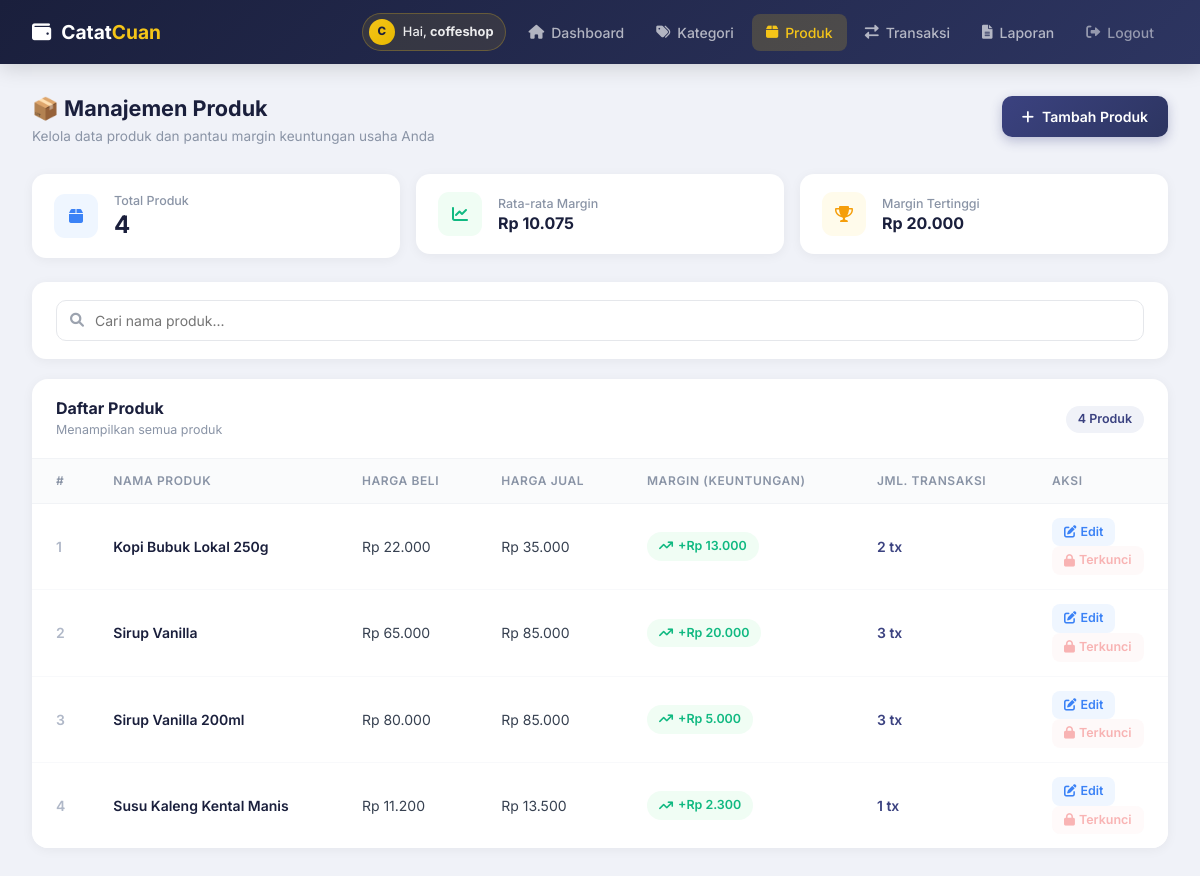
Page /produk.php (signed in) on the committed database.
### tables this page shows
CREATE TABLE `tb_produk` (
  `id_produk` int NOT NULL,
  `id_user` int NOT NULL,
  `nama_produk` varchar(150) NOT NULL,
  `harga_beli` int NOT NULL DEFAULT '0',
  `harga_jual` int NOT NULL DEFAULT '0',
  `created_at` timestamp NOT NULL DEFAULT CURRENT_TIMESTAMP
);

### koneksi.php (called while the page is built, shortened)
<?php
function formatRupiah(int $nominal): string
{
    return 'Rp ' . number_format($nominal, 0, ',', '.');
}
?>

### produk.php (the view, shortened to what this page needs)
<?php
require_once 'koneksi.php';
$stmtPrd = $pdo->prepare(
    "SELECT p.*, COUNT(t.id_transaksi) AS jml_transaksi
     FROM tb_produk p
     LEFT JOIN tb_transaksi t ON p.id_produk = t.id_produk AND t.id_user = ?
     WHERE p.id_user = ?
     GROUP BY p.id_produk
     ORDER BY p.nama_produk"
);
$stmtPrd->execute([$_SESSION['id_user'], $_SESSION['id_user']]);
$produkList = $stmtPrd->fetchAll();
$totalProduk = count($produkList);
$sumMargin = 0;
$marginMax = 0;
foreach ($produkList as $p) {
    $m = $p['harga_jual'] - $p['harga_beli'];
    $sumMargin += $m;
    if ($m > $marginMax)
        $marginMax = $m;
}
$rataMargin = $totalProduk > 0 ? (int) ($sumMargin / $totalProduk) : 0;
?>
<!DOCTYPE html>
<html lang="id">
<head>
    <link href="https://cdn.jsdelivr.net/npm/bootstrap@5.3.0/dist/css/bootstrap.min.css" rel="stylesheet">
    <link rel="stylesheet" href="https://cdnjs.cloudflare.com/ajax/libs/font-awesome/6.0.0/css/all.min.css">
</head>
<body>
    <nav class="navbar-custom" id="mainNav">
        <a href="index.php" class="navbar-brand-text">
            <i class="fas fa-wallet"></i> <span>Catat<span class="cuan">Cuan</span></span>
        </a>
        <div class="navbar-nav-links" id="navLinks">
            <div class="nav-user-pill">
                <div class="nav-user-avatar"><?= strtoupper(substr($_SESSION['nama_toko'] ?? 'U', 0, 1)) ?></div>
                <span>Hai, <strong><?= htmlspecialchars(explode(' ', trim($_SESSION['nama_toko'] ?? 'User'))[0]) ?></strong></span>
            </div>
            <a href="dashboard.php"><i class="fas fa-home"></i> Dashboard</a>
            <a href="kategori.php"><i class="fas fa-tags"></i> Kategori</a>
            <a href="produk.php" class="active"><i class="fas fa-box"></i> Produk</a>
            <a href="transaksi.php"><i class="fas fa-exchange-alt"></i> Transaksi</a>
            <a href="laporan.php"><i class="fas fa-file-alt"></i> Laporan</a>
            <a href="logout.php" style="color:rgba(255,255,255,0.5);" title="Logout"><i class="fas fa-sign-out-alt"></i> Logout</a>
        </div>
    </nav>
    <div class="page-wrapper">
        <div class="page-header">
            <div>
                <h4>📦 Manajemen Produk</h4>
                <p>Kelola data produk dan pantau margin keuntungan usaha Anda</p>
            </div>
            <button class="btn-action primary" onclick="openModal()" id="btnTambah">
                <i class="fas fa-plus"></i> Tambah Produk
            </button>
        </div>
        <div class="row g-3 mb-4">
            <div class="col-md-4">
                <div class="stat-mini">
                    <div class="stat-mini-icon blue"><i class="fas fa-box"></i></div>
                    <div>
                        <div class="stat-mini-label">Total Produk</div>
                        <div class="stat-mini-value"><?= $totalProduk ?></div>
                    </div>
                </div>
            </div>
            <div class="col-md-4">
                <div class="stat-mini">
                    <div class="stat-mini-icon green"><i class="fas fa-chart-line"></i></div>
                    <div>
                        <div class="stat-mini-label">Rata-rata Margin</div>
                        <div class="stat-mini-value small"><?= formatRupiah($rataMargin) ?></div>
                    </div>
                </div>
            </div>
            <div class="col-md-4">
                <div class="stat-mini">
                    <div class="stat-mini-icon yellow"><i class="fas fa-trophy"></i></div>
                    <div>
                        <div class="stat-mini-label">Margin Tertinggi</div>
                        <div class="stat-mini-value small"><?= formatRupiah($marginMax) ?></div>
                    </div>
                </div>
            </div>
        </div>
        <div class="search-card">
            <div class="search-wrap">
                <i class="fas fa-search"></i>
                <input type="text" class="search-input" id="searchInput" placeholder="Cari nama produk..."
                    oninput="filterTable()">
            </div>
        </div>
        <div class="table-card">
            <div class="table-card-header">
                <div>
                    <h6>Daftar Produk</h6>
                    <p id="tableSubtitle">Menampilkan semua produk</p>
                </div>
                <span class="count-badge" id="countBadge"><?= $totalProduk ?> Produk</span>
            </div>
            <div class="table-responsive">
                <table class="table" id="produkTable">
                    <thead>
                        <tr>
                            <th style="width:50px;">#</th>
                            <th>Nama Produk</th>
                            <th>Harga Beli</th>
                            <th>Harga Jual</th>
                            <th>Margin (Keuntungan)</th>
                            <th>Jml. Transaksi</th>
                            <th style="width:140px;">Aksi</th>
                        </tr>
                    </thead>
                    <tbody id="produkBody">
                        <?php if (empty($produkList)): ?>
                            <tr>
                                <td colspan="7" class="text-center" style="padding:60px;color:#9ca3af;">
                                    <i class="fas fa-box"
                                        style="font-size:2.5rem;display:block;margin-bottom:12px;color:#d1d5db;"></i>
                                    Belum ada produk. Klik "+ Tambah Produk" untuk mulai.
                                </td>
                            </tr>
                        <?php else: ?>
                            <?php foreach ($produkList as $i => $p): ?>
                                <?php $margin = $p['harga_jual'] - $p['harga_beli']; ?>
                                <tr data-nama="<?= strtolower(htmlspecialchars($p['nama_produk'])) ?>">
                                    <td style="color:#b0b8c8;font-weight:600;"><?= $i + 1 ?></td>
                                    <td><span
                                            style="font-weight:600;color:#1a1f3c;"><?= htmlspecialchars($p['nama_produk']) ?></span>
                                    </td>
                                    <td><?= formatRupiah($p['harga_beli']) ?></td>
                                    <td><?= formatRupiah($p['harga_jual']) ?></td>
                                    <td>
                                        <span class="margin-badge <?= $margin >= 0 ? 'positif' : 'negatif' ?>">
                                            <i
                                                class="fas <?= $margin >= 0 ? 'fa-arrow-trend-up' : 'fa-arrow-trend-down' ?>"></i>
                                            <?= ($margin >= 0 ? '+' : '') . formatRupiah(abs($margin)) ?>
                                        </span>
                                    </td>
                                    <td><span style="font-weight:600;color:#3b4280;"><?= $p['jml_transaksi'] ?> tx</span></td>
                                    <td>
                                        <button class="btn-tbl edit me-1"
                                            onclick="editProduk(<?= $p['id_produk'] ?>, '<?= htmlspecialchars($p['nama_produk'], ENT_QUOTES) ?>', <?= $p['harga_beli'] ?>, <?= $p['harga_jual'] ?>)">
                                            <i class="fas fa-edit"></i> Edit
                                        </button>
                                        <?php if ($p['jml_transaksi'] == 0): ?>
                                            <button class="btn-tbl hapus"
                                                onclick="hapusProduk(<?= $p['id_produk'] ?>, '<?= htmlspecialchars($p['nama_produk'], ENT_QUOTES) ?>')">
                                                <i class="fas fa-trash"></i> Hapus
                                            </button>
                                        <?php else: ?>
                                            <button class="btn-tbl hapus" style="opacity:0.4;cursor:not-allowed;" disabled
                                                title="Tidak bisa dihapus, sudah dipakai di <?= $p['jml_transaksi'] ?> transaksi">
                                                <i class="fas fa-lock"></i> Terkunci
                                            </button>
                                        <?php endif; ?>
                                    </td>
                                </tr>
                            <?php endforeach; ?>
                        <?php endif; ?>
                    </tbody>
                </table>
            </div>
        </div>
    </div>
</body>
</html>

### rows in the picture
tb_produk: formatRupiah($marginMax) "Rp 20.000", nama_produk "Sirup Vanilla", harga_beli "Rp 65.000", harga_jual "Rp 85.000", formatRupiah(abs($margin)) "Rp 20.000", jml_transaksi "3"
tb_produk: nama_produk "Kopi Bubuk Lokal 250g", harga_beli "Rp 22.000", harga_jual "Rp 35.000", formatRupiah(abs($margin)) "Rp 13.000", jml_transaksi "2"
tb_produk: nama_produk "Sirup Vanilla 200ml", harga_beli "Rp 80.000", harga_jual "Rp 85.000", formatRupiah(abs($margin)) "Rp 5.000", jml_transaksi "3"
tb_produk: nama_produk "Susu Kaleng Kental Manis", harga_beli "Rp 11.200", harga_jual "Rp 13.500", formatRupiah(abs($margin)) "Rp 2.300", jml_transaksi "1"

### other values in the picture
substr($_SESSION['nama_toko'] ?? 'U', 0, 1) "C"
explode(' ', trim($_SESSION['nama_toko'] ?? 'User'))[0] "coffeshop"
$totalProduk "4"
formatRupiah($rataMargin) "Rp 10.075"
